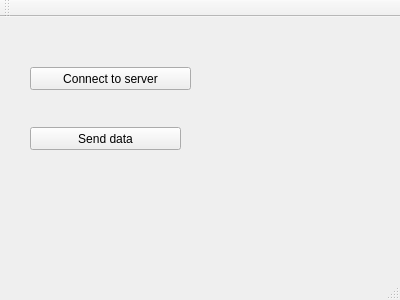
<?xml version="1.0" encoding="UTF-8"?>
<ui version="4.0">
 <class>MainWindow</class>
 <widget class="QMainWindow" name="MainWindow">
  <property name="geometry">
   <rect>
    <x>0</x>
    <y>0</y>
    <width>400</width>
    <height>300</height>
   </rect>
  </property>
  <property name="windowTitle">
   <string>MainWindow</string>
  </property>
  <widget class="QWidget" name="centralWidget">
   <widget class="QPushButton" name="pushButtonConnect">
    <property name="geometry">
     <rect>
      <x>30</x>
      <y>50</y>
      <width>161</width>
      <height>23</height>
     </rect>
    </property>
    <property name="text">
     <string>Connect to server</string>
    </property>
   </widget>
   <widget class="QPushButton" name="pushButtonSend">
    <property name="geometry">
     <rect>
      <x>30</x>
      <y>110</y>
      <width>151</width>
      <height>23</height>
     </rect>
    </property>
    <property name="text">
     <string>Send data</string>
    </property>
   </widget>
  </widget>
  <widget class="QMenuBar" name="menuBar">
   <property name="geometry">
    <rect>
     <x>0</x>
     <y>0</y>
     <width>400</width>
     <height>18</height>
    </rect>
   </property>
  </widget>
  <widget class="QToolBar" name="mainToolBar">
   <attribute name="toolBarArea">
    <enum>TopToolBarArea</enum>
   </attribute>
   <attribute name="toolBarBreak">
    <bool>false</bool>
   </attribute>
  </widget>
  <widget class="QStatusBar" name="statusBar"/>
 </widget>
 <layoutdefault spacing="6" margin="11"/>
 <resources/>
 <connections>
  <connection>
   <sender>pushButtonConnect</sender>
   <signal>pressed()</signal>
   <receiver>MainWindow</receiver>
   <slot>connect()</slot>
   <hints>
    <hint type="sourcelabel">
     <x>110</x>
     <y>93</y>
    </hint>
    <hint type="destinationlabel">
     <x>199</x>
     <y>149</y>
    </hint>
   </hints>
  </connection>
  <connection>
   <sender>pushButtonSend</sender>
   <signal>pressed()</signal>
   <receiver>MainWindow</receiver>
   <slot>send()</slot>
   <hints>
    <hint type="sourcelabel">
     <x>105</x>
     <y>153</y>
    </hint>
    <hint type="destinationlabel">
     <x>199</x>
     <y>149</y>
    </hint>
   </hints>
  </connection>
 </connections>
</ui>
